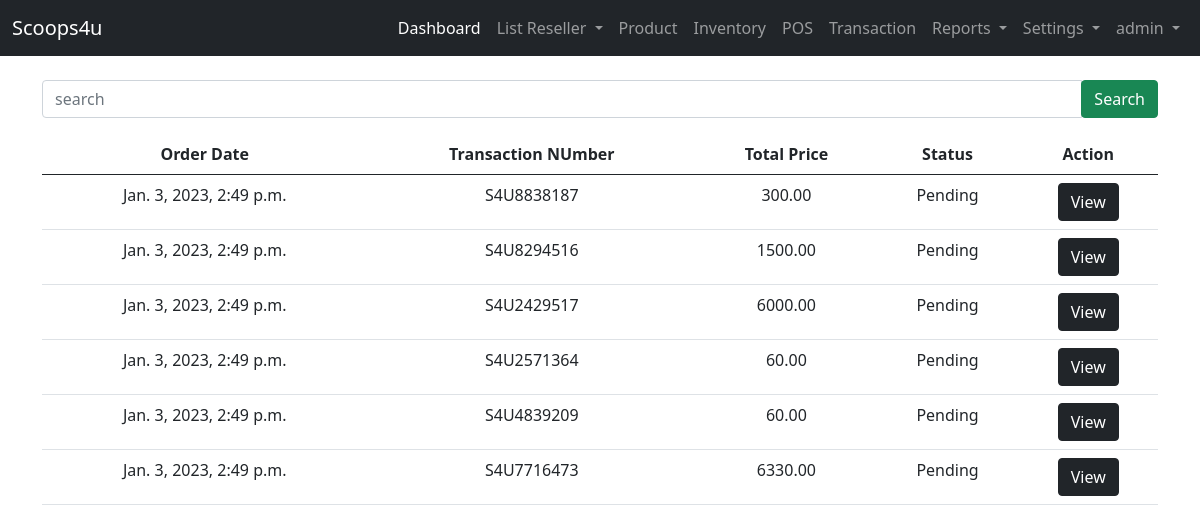
Before: /user-site/transaction-orders/ (signed in) with the older database file.
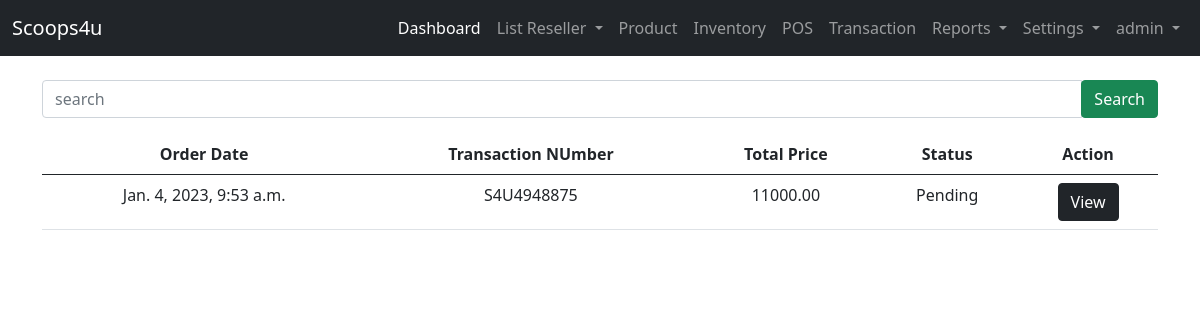
After: the same page with the newer database file.
### landing_page/models.py (models this page shows)
class User(AbstractUser):
    ROLE = ((" "," "),("admin","admin"),("staff","staff"),("reseller","reseller"),("rider","rider"))
    role = models.CharField(max_length=50, null=True, default=False, choices=ROLE)

### admin_site/models.py (models this page shows, shortened)
class Transaction(models.Model):
    ORDERSTATUS = ( ("Pending","Pending"),("Out for Shipping","Out for Shipping"),("Decline","Decline"),("Completed","Completed"))
    DELIVERY_OPTION = ( ("pickup","pickup"),("delivery","delivery"))
    transaction_no =  models.CharField(unique=True, max_length=200, null=False,verbose_name='Transaction Number')
    transaction_user = models.CharField(max_length=250, null=True, verbose_name='List Username')
    transaction_fname = models.CharField(max_length=250, null=True, verbose_name='First Name')
    transaction_lname = models.CharField(max_length=250, null=True, verbose_name='Last Name')
    transaction_address = models.TextField(null=False, verbose_name='Address')
    transaction_contactno = models.BigIntegerField( null=True, verbose_name='Contact Number')
    transaction_doption = models.CharField(max_length=250, choices= DELIVERY_OPTION, null=True, verbose_name='Delivery Option')
    transaction_preferred_date = models.CharField(max_length=250,  null=True,   verbose_name='Preferred Date')
    transaction_totalprice =  models.DecimalField( max_digits=10, decimal_places=2,null=True, verbose_name='Total Price')
    created_at =models.DateTimeField(default=timezone.now, verbose_name=' Date Ordered ')
    transaction_orderstatus = models.CharField(max_length=250, choices=ORDERSTATUS, null=True, default='Pending',verbose_name='Status')
    transaction_delivered = models.DateTimeField(null=True, blank=True, verbose_name='Delivered Time')

### admin_site/views.py (the view)
# urls.py: path('transaction-orders/', views.Transaction_orders, name='transaction_orders'),
@login_required(login_url='landing_page:login')
def Transaction_orders(request):
    list_transaction = Transaction.objects.filter(Q(transaction_orderstatus = "Pending")).order_by('-id')
    context = {
        'list_transaction':list_transaction
    }
    return render(request, 'admin_site/transaction/orders.html', context)

### templates/admin_site/transaction/orders.html (shortened to what this page needs)
{% extends 'admin_site/base.html' %}
{% block content %}
{% if list_transaction %}
<form action="{% url 'admin_site:search_transaction' %}" method="GET" class="my-3 ">
    <div class="input-group">
        <input type="text" class="form-control" name="search" placeholder="search" required>
        <div class="input-group-append">
            <button class="btn btn-success" type="submit">Search</button>
        </div>
    </div>
</form>
    <table class="table table-hover text-center" >
        <thead>
            <tr>
               <th>Order Date</th>
               <th>Transaction NUmber</th>
               <th>Total Price</th>
               <th>Status</th>
               <th>Action</th>
            </tr>
        </thead>
        <tbody>
            {% for list in list_transaction %}
            <tr>
                <td>{{ list.created_at}}</td>
                <td>{{ list.transaction_no }}</td>
                <td>{{ list.transaction_totalprice }}</td>
                <td>{{ list.transaction_orderstatus }}</td>
                <form action="{% url 'admin_site:transaction_view' list.id  %} " method="GET" >
                     <td><input type="submit" class="btn btn-dark" value="View"></td>
                </form>
            </tr>
            {% endfor %}
        </tbody>
    </table>
    {% endif %}
{% endblock content %}

### templates/admin_site/base.html (shortened to what this page needs)
<!DOCTYPE html>
<html lang="en">
<head>
    <link href="https://cdn.jsdelivr.net/npm/bootstrap@5.0.2/dist/css/bootstrap.min.css" rel="stylesheet">
  </head>
<body>
  {% if user.role == "admin"%}
    <nav class="navbar navbar-expand-lg navbar-dark bg-dark">
        <div class="container-fluid">
          <a class="navbar-brand" href="#">Scoops4u</a>
          <div class="collapse navbar-collapse" id="navbarNavDropdown">
            <ul class="navbar-nav ms-auto mb-2 mb-lg-0">
              <li class="nav-item">
                <a class="nav-link active" aria-current="page" href="{% url 'admin_site:dashboard'%}">Dashboard</a>
              </li>
              <li class="nav-item dropdown">
                <a class="nav-link dropdown-toggle" href="#" id="navbarDropdownMenuLink" role="button" data-bs-toggle="dropdown" aria-expanded="false">
                  List Reseller
                </a>
              </li>
              <li class="nav-item">
                <a class="nav-link" href="{%url 'admin_site:list_product' %}">Product</a>
              </li>
              <li class="nav-item">
                <a class="nav-link" href="{%url 'admin_site:inventory' %}">Inventory</a>
              </li>
              <li class="nav-item">
                <a class="nav-link" href="{%url 'admin_site:pos' %}">POS</a>
              </li>
              <li class="nav-item">
                <a class="nav-link" href="{% url 'admin_site:transaction_orders' %}">Transaction</a>
              </li>
              <li class="nav-item dropdown">
                <a class="nav-link dropdown-toggle" href="#" id="navbarDropdownMenuLink" role="button" data-bs-toggle="dropdown" aria-expanded="false">
                  Reports
                </a>
              </li>
              <li class="nav-item dropdown">
                <a class="nav-link dropdown-toggle" href="#" id="navbarDropdownMenuLink" role="button" data-bs-toggle="dropdown" aria-expanded="false">
                  Settings
                </a>
              </li>
              <li class="nav-item dropdown">
                <a class="nav-link dropdown-toggle" href="#" id="navbarDropdownMenuLink" role="button" data-bs-toggle="dropdown" aria-expanded="false">
                  {{ user }}
                </a>
              </li>
            </ul>
          </div>
        </div>
      </nav>
  {% endif %}
      <div class="container">
        <div class="row mt-2">
            <div class="col-lg-12">
                {% block content %}
                {% endblock content %}
            </div>
        </div>
    </div>
</body>
</html>

Changed rows visible on the page:
removed Transaction: created_at "Jan. 3, 2023, 2:49 p.m.", transaction_no "S4U8838187", transaction_totalprice "300.00", transaction_orderstatus "Pending"
removed Transaction: created_at "Jan. 3, 2023, 2:49 p.m.", transaction_no "S4U8294516", transaction_totalprice "1500.00", transaction_orderstatus "Pending"
removed Transaction: created_at "Jan. 3, 2023, 2:49 p.m.", transaction_no "S4U2429517", transaction_totalprice "6000.00", transaction_orderstatus "Pending"
removed Transaction: created_at "Jan. 3, 2023, 2:49 p.m.", transaction_no "S4U2571364", transaction_totalprice "60.00", transaction_orderstatus "Pending"
removed Transaction: created_at "Jan. 3, 2023, 2:49 p.m.", transaction_no "S4U4839209", transaction_totalprice "60.00", transaction_orderstatus "Pending"
removed Transaction: created_at "Jan. 3, 2023, 2:49 p.m.", transaction_no "S4U7716473", transaction_totalprice "6330.00", transaction_orderstatus "Pending"
added Transaction: created_at "Jan. 4, 2023, 9:53 a.m.", transaction_no "S4U4948875", transaction_totalprice "11000.00", transaction_orderstatus "Pending"
